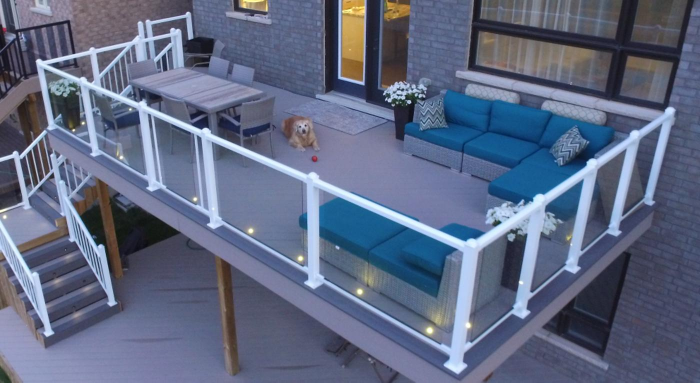
#> input picture services/Deck/Plastic Decking.jpg, 1400 x 765 px, found by its file name (shown at 1/2 size)
$ python prepare_user_assets.py
#> lines starting #> are read from the running program, lines starting #| are printed output that depends on the picture
from pathlib import Path
from PIL import Image

ROOT = Path(r"c:\Users\maxim\Desktop\amax-Construction-site")
SRC = ROOT / "services"
DST = ROOT / "img" / "services"
DST.mkdir(parents=True, exist_ok=True)

TARGET_W, TARGET_H = 600, 400
QUALITY = 86

mapping = {
    "Plastic Decking.jpg": "deck-user-1.jpg",
    "Composite.JPG": "deck-user-2.jpg",
    "A-Maximum (1).jpg": "deck-user-3.jpg",
    "A (2).jpg": "deck-user-4.jpg",
    "Photo from Max.jpg": "canopy-user-1.jpg",
    "Horizontal fence (8).JPG": "fence-user-1.jpg",
    "interlocking (6) (4).jpg": "interlocking-user-1.jpg",
    "interlocking (9) (1).jpg": "interlocking-user-2.jpg",
}

def process_image(src_path: Path, out_path: Path):
    img = Image.open(src_path)
#> img is the input picture: PIL image 1400x765 RGB; mean R, G, B 95.2, 105.1, 130.9
    if img.mode not in ("RGB", "L"):
        img = img.convert("RGB")
    elif img.mode == "L":
        img = img.convert("RGB")

    target_ratio = TARGET_W / TARGET_H
    current_ratio = img.width / img.height
#> current_ratio = 1.83

    if current_ratio > target_ratio:
        new_w = int(img.height * target_ratio)
#> new_w = 1147
        left = (img.width - new_w) // 2
#> left = 126
        img = img.crop((left, 0, left + new_w, img.height))
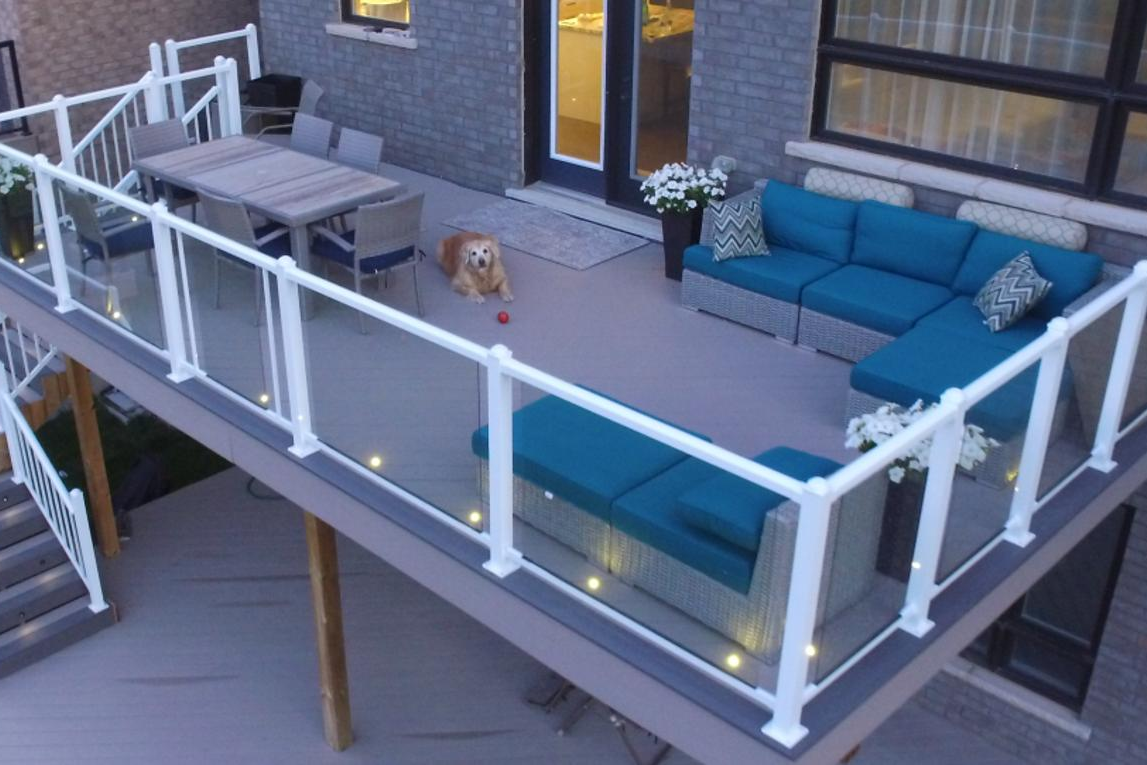
#> img: PIL image 1147x765 RGB; mean R, G, B 95.3, 106.5, 133
    else:
        new_h = int(img.width / target_ratio)
        top = (img.height - new_h) // 2
        img = img.crop((0, top, img.width, top + new_h))

    img = img.resize((TARGET_W, TARGET_H), Image.Resampling.LANCZOS)
#> img: PIL image 600x400 RGB
    img.save(out_path, "JPEG", quality=QUALITY, optimize=True)


for src_name, dst_name in mapping.items():
    source = SRC / src_name
    target = DST / dst_name
#> (the run stopped early here; a loop or call above may not have finished)
